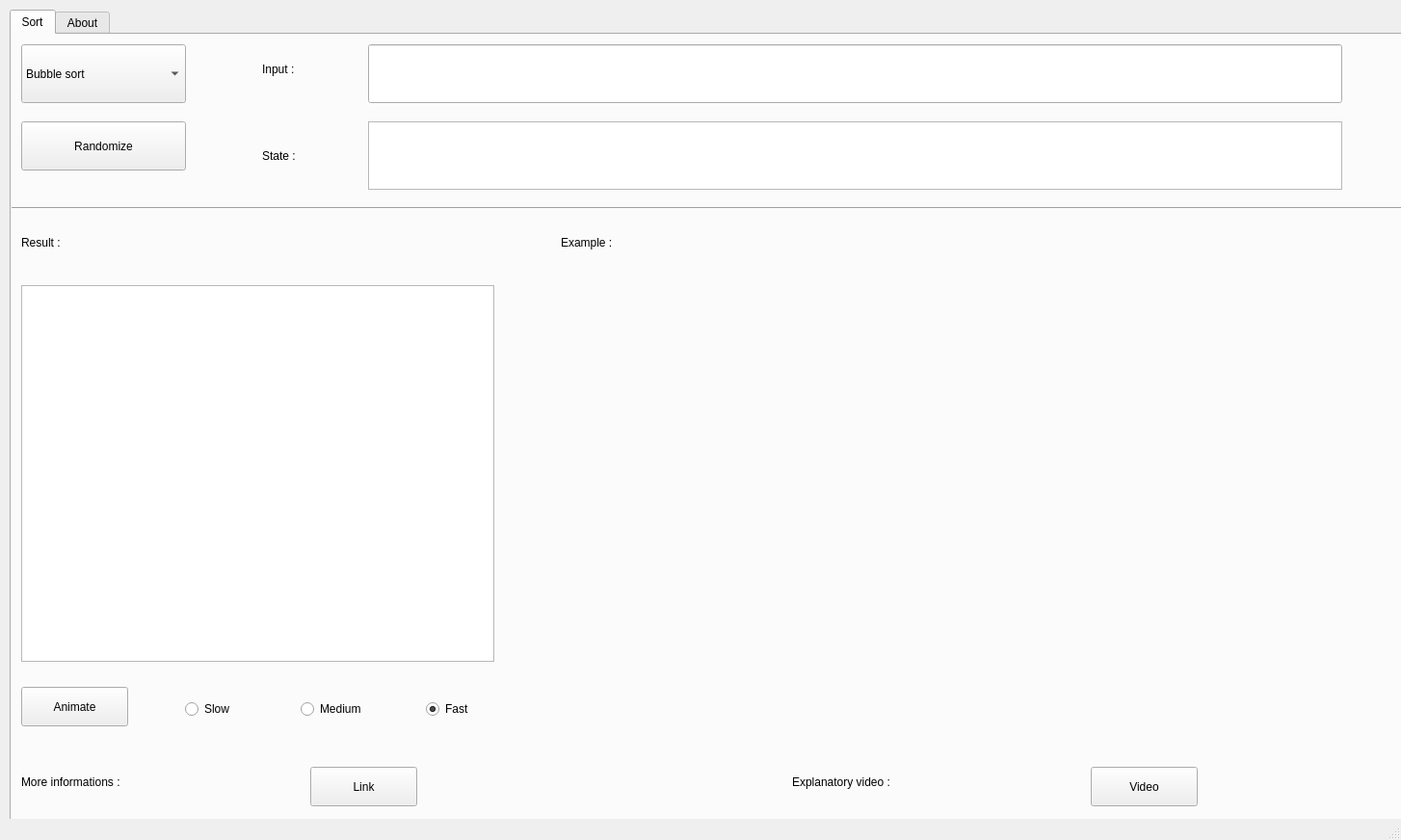
<?xml version="1.0" encoding="UTF-8"?>
<ui version="4.0">
 <class>MainWindow</class>
 <widget class="QMainWindow" name="MainWindow">
  <property name="geometry">
   <rect>
    <x>0</x>
    <y>0</y>
    <width>1454</width>
    <height>872</height>
   </rect>
  </property>
  <property name="minimumSize">
   <size>
    <width>1454</width>
    <height>872</height>
   </size>
  </property>
  <property name="maximumSize">
   <size>
    <width>1454</width>
    <height>872</height>
   </size>
  </property>
  <property name="windowTitle">
   <string>MainWindow</string>
  </property>
  <widget class="QWidget" name="centralwidget">
   <property name="styleSheet">
    <string notr="true"/>
   </property>
   <widget class="QTabWidget" name="tabs">
    <property name="geometry">
     <rect>
      <x>10</x>
      <y>10</y>
      <width>1451</width>
      <height>861</height>
     </rect>
    </property>
    <property name="styleSheet">
     <string notr="true">font: 10pt &quot;MS Reference Sans Serif&quot;;
</string>
    </property>
    <property name="currentIndex">
     <number>0</number>
    </property>
    <widget class="QWidget" name="sortTab">
     <property name="enabled">
      <bool>true</bool>
     </property>
     <attribute name="title">
      <string>Sort</string>
     </attribute>
     <widget class="QLineEdit" name="inputField">
      <property name="geometry">
       <rect>
        <x>370</x>
        <y>10</y>
        <width>1011</width>
        <height>61</height>
       </rect>
      </property>
      <property name="styleSheet">
       <string notr="true">Placeholder : &quot;hi&quot;;
</string>
      </property>
      <property name="text">
       <string/>
      </property>
     </widget>
     <widget class="QComboBox" name="sortMethod">
      <property name="geometry">
       <rect>
        <x>10</x>
        <y>10</y>
        <width>171</width>
        <height>61</height>
       </rect>
      </property>
      <property name="styleSheet">
       <string notr="true">font: 10pt &quot;MS Reference Sans Serif&quot;;</string>
      </property>
      <item>
       <property name="text">
        <string>Bubble sort</string>
       </property>
      </item>
      <item>
       <property name="text">
        <string>Quick sort</string>
       </property>
      </item>
      <item>
       <property name="text">
        <string>Selection sort</string>
       </property>
      </item>
      <item>
       <property name="text">
        <string>Insertion sort</string>
       </property>
      </item>
      <item>
       <property name="text">
        <string>Fusion sort</string>
       </property>
      </item>
     </widget>
     <widget class="QTextBrowser" name="stateField">
      <property name="geometry">
       <rect>
        <x>370</x>
        <y>90</y>
        <width>1011</width>
        <height>71</height>
       </rect>
      </property>
     </widget>
     <widget class="QLabel" name="label">
      <property name="geometry">
       <rect>
        <x>260</x>
        <y>110</y>
        <width>91</width>
        <height>31</height>
       </rect>
      </property>
      <property name="styleSheet">
       <string notr="true">font: 15pt &quot;MS Reference Sans Serif&quot;;</string>
      </property>
      <property name="text">
       <string>State :</string>
      </property>
     </widget>
     <widget class="QRadioButton" name="mediumSpeedButton">
      <property name="geometry">
       <rect>
        <x>300</x>
        <y>690</y>
        <width>111</width>
        <height>20</height>
       </rect>
      </property>
      <property name="text">
       <string>Medium </string>
      </property>
     </widget>
     <widget class="QRadioButton" name="slowSpeedButton">
      <property name="geometry">
       <rect>
        <x>180</x>
        <y>690</y>
        <width>95</width>
        <height>20</height>
       </rect>
      </property>
      <property name="text">
       <string>Slow</string>
      </property>
     </widget>
     <widget class="QRadioButton" name="fastSpeedButton">
      <property name="geometry">
       <rect>
        <x>430</x>
        <y>690</y>
        <width>95</width>
        <height>20</height>
       </rect>
      </property>
      <property name="text">
       <string>Fast</string>
      </property>
      <property name="checked">
       <bool>true</bool>
      </property>
     </widget>
     <widget class="QPushButton" name="animateButton">
      <property name="geometry">
       <rect>
        <x>10</x>
        <y>677</y>
        <width>111</width>
        <height>41</height>
       </rect>
      </property>
      <property name="text">
       <string>Animate</string>
      </property>
     </widget>
     <widget class="Line" name="line">
      <property name="geometry">
       <rect>
        <x>-280</x>
        <y>170</y>
        <width>1911</width>
        <height>20</height>
       </rect>
      </property>
      <property name="orientation">
       <enum>Qt::Horizontal</enum>
      </property>
     </widget>
     <widget class="QTextBrowser" name="resultField">
      <property name="geometry">
       <rect>
        <x>10</x>
        <y>260</y>
        <width>491</width>
        <height>391</height>
       </rect>
      </property>
     </widget>
     <widget class="QPushButton" name="randomizeButton">
      <property name="geometry">
       <rect>
        <x>10</x>
        <y>90</y>
        <width>171</width>
        <height>51</height>
       </rect>
      </property>
      <property name="text">
       <string>Randomize</string>
      </property>
     </widget>
     <widget class="QLabel" name="label_3">
      <property name="geometry">
       <rect>
        <x>10</x>
        <y>200</y>
        <width>271</width>
        <height>31</height>
       </rect>
      </property>
      <property name="styleSheet">
       <string notr="true">font: 15pt &quot;MS Reference Sans Serif&quot;;</string>
      </property>
      <property name="text">
       <string>Result :</string>
      </property>
     </widget>
     <widget class="QPushButton" name="linkButton">
      <property name="geometry">
       <rect>
        <x>310</x>
        <y>760</y>
        <width>111</width>
        <height>41</height>
       </rect>
      </property>
      <property name="text">
       <string>Link</string>
      </property>
     </widget>
     <widget class="QLabel" name="label_4">
      <property name="geometry">
       <rect>
        <x>10</x>
        <y>760</y>
        <width>271</width>
        <height>31</height>
       </rect>
      </property>
      <property name="styleSheet">
       <string notr="true">font: 15pt &quot;MS Reference Sans Serif&quot;;</string>
      </property>
      <property name="text">
       <string>More informations :</string>
      </property>
     </widget>
     <widget class="QLabel" name="label_5">
      <property name="geometry">
       <rect>
        <x>810</x>
        <y>760</y>
        <width>271</width>
        <height>31</height>
       </rect>
      </property>
      <property name="styleSheet">
       <string notr="true">font: 15pt &quot;MS Reference Sans Serif&quot;;</string>
      </property>
      <property name="text">
       <string>Explanatory video :</string>
      </property>
     </widget>
     <widget class="QPushButton" name="videoButton">
      <property name="geometry">
       <rect>
        <x>1120</x>
        <y>760</y>
        <width>111</width>
        <height>41</height>
       </rect>
      </property>
      <property name="text">
       <string>Video</string>
      </property>
     </widget>
     <widget class="QLabel" name="exampleImage">
      <property name="geometry">
       <rect>
        <x>570</x>
        <y>260</y>
        <width>841</width>
        <height>451</height>
       </rect>
      </property>
      <property name="text">
       <string/>
      </property>
      <property name="pixmap">
       <pixmap>../../Downloads/bubblesort.png</pixmap>
      </property>
      <property name="scaledContents">
       <bool>true</bool>
      </property>
      <property name="wordWrap">
       <bool>false</bool>
      </property>
     </widget>
     <widget class="QLabel" name="label_6">
      <property name="geometry">
       <rect>
        <x>570</x>
        <y>200</y>
        <width>111</width>
        <height>31</height>
       </rect>
      </property>
      <property name="text">
       <string>Example :</string>
      </property>
     </widget>
     <widget class="QLabel" name="label_7">
      <property name="geometry">
       <rect>
        <x>260</x>
        <y>20</y>
        <width>91</width>
        <height>31</height>
       </rect>
      </property>
      <property name="styleSheet">
       <string notr="true">font: 15pt &quot;MS Reference Sans Serif&quot;;</string>
      </property>
      <property name="text">
       <string>Input :</string>
      </property>
     </widget>
    </widget>
    <widget class="QWidget" name="aboutTab">
     <attribute name="title">
      <string>About</string>
     </attribute>
     <widget class="QLabel" name="label_8">
      <property name="geometry">
       <rect>
        <x>260</x>
        <y>130</y>
        <width>211</width>
        <height>351</height>
       </rect>
      </property>
      <property name="text">
       <string/>
      </property>
      <property name="pixmap">
       <pixmap>E:/Profile Picture.jpg</pixmap>
      </property>
      <property name="scaledContents">
       <bool>false</bool>
      </property>
      <property name="wordWrap">
       <bool>false</bool>
      </property>
     </widget>
     <widget class="QLabel" name="label_9">
      <property name="geometry">
       <rect>
        <x>360</x>
        <y>730</y>
        <width>621</width>
        <height>51</height>
       </rect>
      </property>
      <property name="styleSheet">
       <string notr="true">font: 15pt &quot;MS Reference Sans Serif&quot;;</string>
      </property>
      <property name="text">
       <string>© 2020-2022 Fehmi Denguir All Rights Reserved</string>
      </property>
     </widget>
     <widget class="QTextBrowser" name="textBrowser_3">
      <property name="geometry">
       <rect>
        <x>720</x>
        <y>130</y>
        <width>361</width>
        <height>351</height>
       </rect>
      </property>
      <property name="html">
       <string>&lt;!DOCTYPE HTML PUBLIC &quot;-//W3C//DTD HTML 4.0//EN&quot; &quot;http://www.w3.org/TR/REC-html40/strict.dtd&quot;&gt;
&lt;html&gt;&lt;head&gt;&lt;meta name=&quot;qrichtext&quot; content=&quot;1&quot; /&gt;&lt;style type=&quot;text/css&quot;&gt;
p, li { white-space: pre-wrap; }
&lt;/style&gt;&lt;/head&gt;&lt;body style=&quot; font-family:'MS Reference Sans Serif'; font-size:10pt; font-weight:400; font-style:normal;&quot;&gt;
&lt;p style=&quot; margin-top:0px; margin-bottom:0px; margin-left:0px; margin-right:0px; -qt-block-indent:0; text-indent:0px;&quot;&gt;&lt;span style=&quot; font-size:20pt; font-weight:600;&quot;&gt;This project is made by Fehmi Denguir , an engineering student at National Engineering School of Sfax &lt;/span&gt;&lt;span style=&quot; font-size:20pt; font-weight:600; color:#ff0004;&quot;&gt;(ENIS)&lt;/span&gt;&lt;/p&gt;
&lt;p style=&quot;-qt-paragraph-type:empty; margin-top:0px; margin-bottom:0px; margin-left:0px; margin-right:0px; -qt-block-indent:0; text-indent:0px; font-size:20pt; font-weight:600; color:#ff0004;&quot;&gt;&lt;br /&gt;&lt;/p&gt;&lt;/body&gt;&lt;/html&gt;</string>
      </property>
     </widget>
     <widget class="QLabel" name="label_11">
      <property name="geometry">
       <rect>
        <x>720</x>
        <y>570</y>
        <width>91</width>
        <height>41</height>
       </rect>
      </property>
      <property name="text">
       <string>Contacts :</string>
      </property>
     </widget>
     <widget class="QPushButton" name="facebookButton">
      <property name="geometry">
       <rect>
        <x>840</x>
        <y>570</y>
        <width>51</width>
        <height>51</height>
       </rect>
      </property>
      <property name="text">
       <string/>
      </property>
      <property name="icon">
       <iconset>
        <normaloff>téléchargement.png</normaloff>téléchargement.png</iconset>
      </property>
      <property name="iconSize">
       <size>
        <width>50</width>
        <height>50</height>
       </size>
      </property>
     </widget>
     <widget class="QPushButton" name="instagramButton">
      <property name="geometry">
       <rect>
        <x>940</x>
        <y>570</y>
        <width>51</width>
        <height>51</height>
       </rect>
      </property>
      <property name="text">
       <string/>
      </property>
      <property name="icon">
       <iconset>
        <normaloff>ca5b4df7080ab2cb871cae11baa791b1.png</normaloff>ca5b4df7080ab2cb871cae11baa791b1.png</iconset>
      </property>
      <property name="iconSize">
       <size>
        <width>50</width>
        <height>50</height>
       </size>
      </property>
     </widget>
     <widget class="QPushButton" name="linkedinButton">
      <property name="geometry">
       <rect>
        <x>1030</x>
        <y>570</y>
        <width>51</width>
        <height>51</height>
       </rect>
      </property>
      <property name="text">
       <string/>
      </property>
      <property name="icon">
       <iconset>
        <normaloff>téléchargement (1).png</normaloff>téléchargement (1).png</iconset>
      </property>
      <property name="iconSize">
       <size>
        <width>50</width>
        <height>50</height>
       </size>
      </property>
     </widget>
    </widget>
   </widget>
  </widget>
  <widget class="QStatusBar" name="statusbar"/>
 </widget>
 <resources/>
 <connections/>
</ui>
